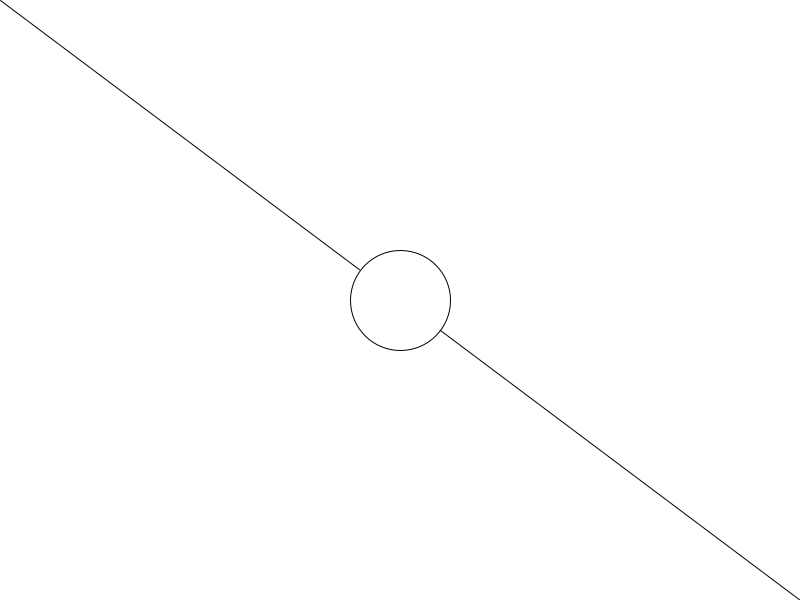
Frame 1 (no input)
Frame 60 (the mouse pressed at the canvas centre just before this capture): identical to frame 1, image omitted
Frame 120 (the mouse held since frame 60 and released just before this capture): identical to frame 1, image omitted

The Processing sketch that drew this single still picture (run headless with seeded random() and noise(); from frame 60 on, the mouse is pressed at the canvas centre):

// Processing sketch: s05e0Josefa
// ── s05e0Josefa.pde
//dibujo de una linea cruzada en un sketch de 800,600 con un ellipce en el centro

void setup () {
  size(800,600);
}

void draw() {
  background(255);
  line(0, 0, 800, 600);
  ellipse(width/2, height/2, 100, 100);

}
